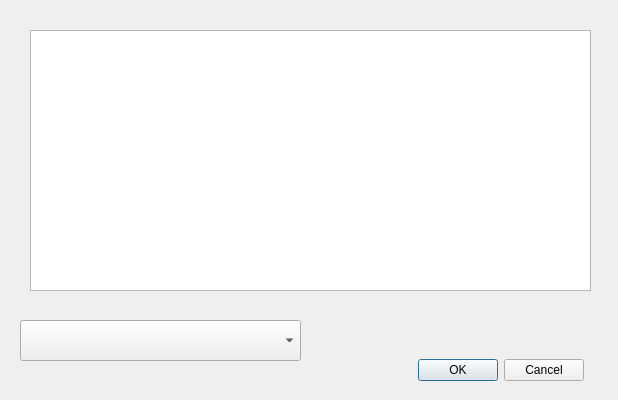
<?xml version="1.0" encoding="UTF-8"?>
<ui version="4.0">
 <class>TasksForm</class>
 <widget class="QWidget" name="TasksForm">
  <property name="geometry">
   <rect>
    <x>0</x>
    <y>0</y>
    <width>618</width>
    <height>400</height>
   </rect>
  </property>
  <property name="windowTitle">
   <string>Form</string>
  </property>
  <widget class="QComboBox" name="tasks">
   <property name="geometry">
    <rect>
     <x>20</x>
     <y>320</y>
     <width>281</width>
     <height>41</height>
    </rect>
   </property>
  </widget>
  <widget class="QDialogButtonBox" name="buttonBox">
   <property name="enabled">
    <bool>true</bool>
   </property>
   <property name="geometry">
    <rect>
     <x>400</x>
     <y>350</y>
     <width>201</width>
     <height>41</height>
    </rect>
   </property>
   <property name="orientation">
    <enum>Qt::Horizontal</enum>
   </property>
   <property name="standardButtons">
    <set>QDialogButtonBox::Cancel|QDialogButtonBox::Ok</set>
   </property>
   <property name="centerButtons">
    <bool>true</bool>
   </property>
  </widget>
  <widget class="QPlainTextEdit" name="plainTextEdit">
   <property name="geometry">
    <rect>
     <x>30</x>
     <y>30</y>
     <width>561</width>
     <height>261</height>
    </rect>
   </property>
  </widget>
 </widget>
 <resources/>
 <connections/>
</ui>
